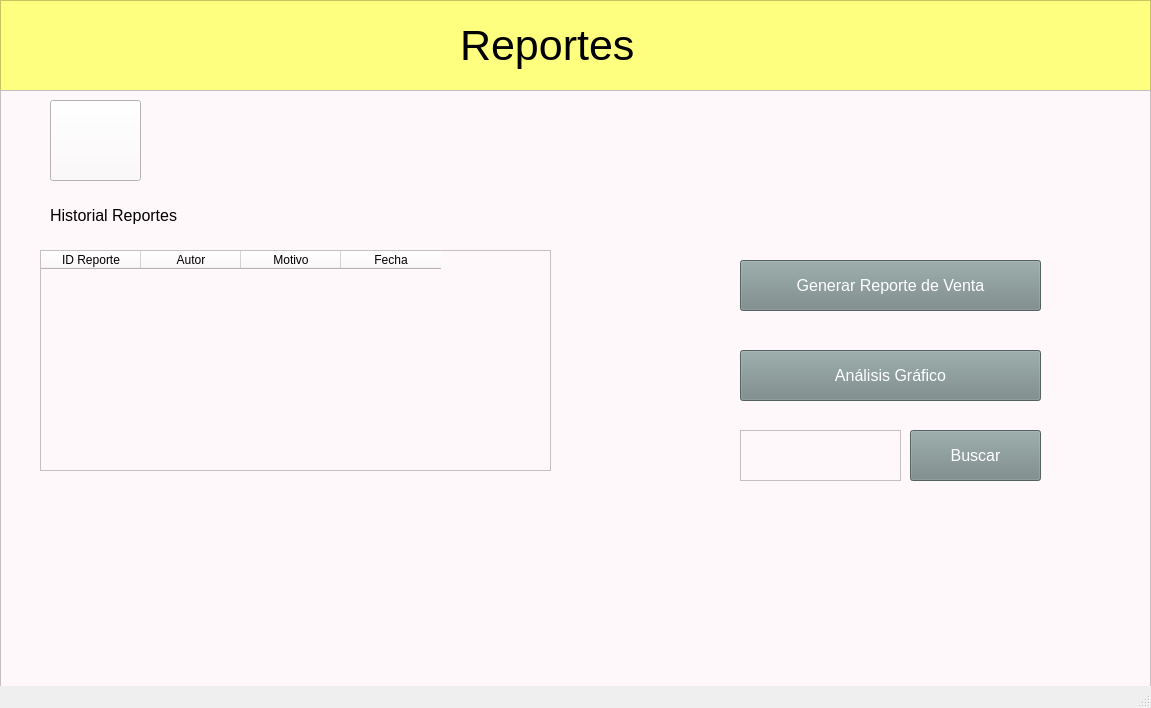
<?xml version="1.0" encoding="UTF-8"?>
<ui version="4.0">
 <class>menuReportes</class>
 <widget class="QMainWindow" name="menuReportes">
  <property name="geometry">
   <rect>
    <x>0</x>
    <y>0</y>
    <width>1151</width>
    <height>708</height>
   </rect>
  </property>
  <property name="windowTitle">
   <string>MainWindow</string>
  </property>
  <widget class="QWidget" name="centralwidget">
   <widget class="QFrame" name="headerFrame">
    <property name="geometry">
     <rect>
      <x>0</x>
      <y>0</y>
      <width>1151</width>
      <height>91</height>
     </rect>
    </property>
    <property name="styleSheet">
     <string notr="true">background-color: rgb(255, 255, 127);</string>
    </property>
    <property name="frameShape">
     <enum>QFrame::StyledPanel</enum>
    </property>
    <property name="frameShadow">
     <enum>QFrame::Raised</enum>
    </property>
    <widget class="QLabel" name="label">
     <property name="geometry">
      <rect>
       <x>460</x>
       <y>10</y>
       <width>301</width>
       <height>71</height>
      </rect>
     </property>
     <property name="font">
      <font>
       <pointsize>32</pointsize>
      </font>
     </property>
     <property name="text">
      <string>Reportes</string>
     </property>
    </widget>
   </widget>
   <widget class="QFrame" name="frame">
    <property name="geometry">
     <rect>
      <x>0</x>
      <y>90</y>
      <width>1151</width>
      <height>651</height>
     </rect>
    </property>
    <property name="styleSheet">
     <string notr="true">background-color: rgb(255, 248, 250);</string>
    </property>
    <property name="frameShape">
     <enum>QFrame::StyledPanel</enum>
    </property>
    <property name="frameShadow">
     <enum>QFrame::Raised</enum>
    </property>
    <widget class="QPushButton" name="reporteVentaBtn">
     <property name="geometry">
      <rect>
       <x>740</x>
       <y>170</y>
       <width>301</width>
       <height>51</height>
      </rect>
     </property>
     <property name="font">
      <font>
       <pointsize>12</pointsize>
      </font>
     </property>
     <property name="cursor">
      <cursorShape>PointingHandCursor</cursorShape>
     </property>
     <property name="styleSheet">
      <string notr="true">color: rgb(255, 255, 255);
background-color: rgb(118, 136, 135);</string>
     </property>
     <property name="text">
      <string>Generar Reporte de Venta</string>
     </property>
    </widget>
    <widget class="QTableWidget" name="reportesTable">
     <property name="geometry">
      <rect>
       <x>40</x>
       <y>160</y>
       <width>511</width>
       <height>221</height>
      </rect>
     </property>
     <column>
      <property name="text">
       <string>ID Reporte</string>
      </property>
     </column>
     <column>
      <property name="text">
       <string>Autor</string>
      </property>
     </column>
     <column>
      <property name="text">
       <string>Motivo</string>
      </property>
     </column>
     <column>
      <property name="text">
       <string>Fecha</string>
      </property>
     </column>
    </widget>
    <widget class="QPushButton" name="analisisGraficoBtn">
     <property name="geometry">
      <rect>
       <x>740</x>
       <y>260</y>
       <width>301</width>
       <height>51</height>
      </rect>
     </property>
     <property name="font">
      <font>
       <pointsize>12</pointsize>
      </font>
     </property>
     <property name="cursor">
      <cursorShape>PointingHandCursor</cursorShape>
     </property>
     <property name="styleSheet">
      <string notr="true">color: rgb(255, 255, 255);
background-color: rgb(118, 136, 135);</string>
     </property>
     <property name="text">
      <string>Análisis Gráfico</string>
     </property>
    </widget>
    <widget class="QPlainTextEdit" name="buscarReporteText">
     <property name="geometry">
      <rect>
       <x>740</x>
       <y>340</y>
       <width>161</width>
       <height>51</height>
      </rect>
     </property>
     <property name="cursor" stdset="0">
      <cursorShape>IBeamCursor</cursorShape>
     </property>
    </widget>
    <widget class="QPushButton" name="buscarReporteBtn">
     <property name="geometry">
      <rect>
       <x>910</x>
       <y>340</y>
       <width>131</width>
       <height>51</height>
      </rect>
     </property>
     <property name="font">
      <font>
       <pointsize>12</pointsize>
      </font>
     </property>
     <property name="cursor">
      <cursorShape>PointingHandCursor</cursorShape>
     </property>
     <property name="styleSheet">
      <string notr="true">color: rgb(255, 255, 255);
background-color: rgb(118, 136, 135);</string>
     </property>
     <property name="text">
      <string>Buscar</string>
     </property>
    </widget>
    <widget class="QLabel" name="label_2">
     <property name="geometry">
      <rect>
       <x>50</x>
       <y>110</y>
       <width>181</width>
       <height>31</height>
      </rect>
     </property>
     <property name="font">
      <font>
       <pointsize>12</pointsize>
      </font>
     </property>
     <property name="text">
      <string>Historial Reportes</string>
     </property>
    </widget>
    <widget class="QPushButton" name="btnRegresar">
     <property name="geometry">
      <rect>
       <x>50</x>
       <y>10</y>
       <width>91</width>
       <height>81</height>
      </rect>
     </property>
     <property name="cursor">
      <cursorShape>PointingHandCursor</cursorShape>
     </property>
     <property name="styleSheet">
      <string notr="true">border-image: url(:/iconos/iconoRegresar.png);</string>
     </property>
     <property name="text">
      <string/>
     </property>
    </widget>
   </widget>
  </widget>
  <widget class="QStatusBar" name="statusbar"/>
 </widget>
 <resources>
  <include location="../../../../../../anaconda3/Library/bin/iconosMenuReportes.qrc"/>
 </resources>
 <connections/>
</ui>
